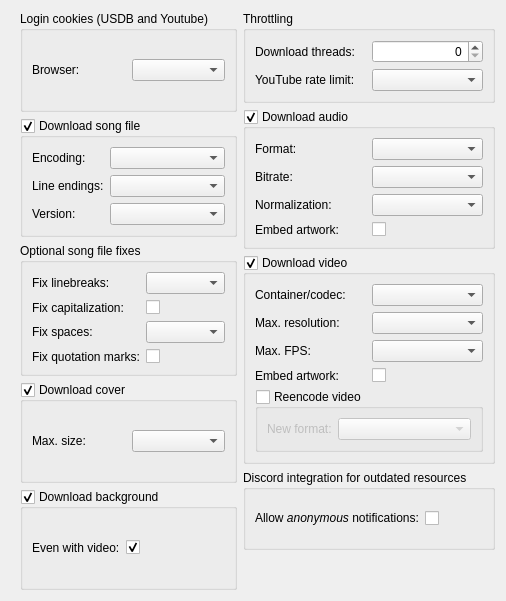
     <widget class="QWidget" name="tabDownload">
      <attribute name="title">
       <string>Download</string>
      </attribute>
      <layout class="QHBoxLayout" name="horizontalLayout" stretch="1,1">
       <property name="leftMargin">
        <number>20</number>
       </property>
       <item>
        <layout class="QVBoxLayout" name="verticalLayout" stretch="0,0,0,0,0">
         <item>
          <widget class="QGroupBox" name="groupBox_login">
           <property name="title">
            <string>Login cookies (USDB and Youtube)</string>
           </property>
           <layout class="QGridLayout" name="gridLayout_3">
            <item row="0" column="0">
             <widget class="QLabel" name="label_login_cookies">
              <property name="toolTip">
               <string/>
              </property>
              <property name="text">
               <string>Browser:</string>
              </property>
             </widget>
            </item>
            <item row="0" column="1">
             <widget class="QComboBox" name="comboBox_browser">
              <property name="sizePolicy">
               <sizepolicy hsizetype="Preferred" vsizetype="Fixed">
                <horstretch>0</horstretch>
                <verstretch>0</verstretch>
               </sizepolicy>
              </property>
              <property name="toolTip">
               <string>&lt;html&gt;&lt;head/&gt;&lt;body&gt;&lt;p&gt;Age-restricted videos require a login. Choose the browser you are logged in with, so that the respective cookie can be retrieved automatically.&lt;/p&gt;&lt;/body&gt;&lt;/html&gt;</string>
              </property>
             </widget>
            </item>
           </layout>
          </widget>
         </item>
         <item>
          <widget class="QGroupBox" name="groupBox_songfile">
           <property name="sizePolicy">
            <sizepolicy hsizetype="Preferred" vsizetype="Preferred">
             <horstretch>1</horstretch>
             <verstretch>0</verstretch>
            </sizepolicy>
           </property>
           <property name="title">
            <string>Download song file</string>
           </property>
           <property name="checkable">
            <bool>true</bool>
           </property>
           <layout class="QGridLayout" name="gridLayout_2">
            <item row="0" column="0">
             <widget class="QLabel" name="label_song_file_encoding">
              <property name="toolTip">
               <string/>
              </property>
              <property name="text">
               <string>Encoding:</string>
              </property>
             </widget>
            </item>
            <item row="1" column="0">
             <widget class="QLabel" name="label_song_file_line_endings">
              <property name="text">
               <string>Line endings:</string>
              </property>
             </widget>
            </item>
            <item row="0" column="1">
             <widget class="QComboBox" name="comboBox_encoding">
              <property name="sizePolicy">
               <sizepolicy hsizetype="Preferred" vsizetype="Fixed">
                <horstretch>1</horstretch>
                <verstretch>0</verstretch>
               </sizepolicy>
              </property>
              <property name="toolTip">
               <string>&lt;html&gt;&lt;head/&gt;&lt;body&gt;&lt;p&gt;Choose UTF-8 for USDX, US Play, US Worldparty and Performous.&lt;/p&gt;&lt;p&gt;Choose UTF-8 BOM for Vocaluxe (Byte Order Mark may cause trouble in some text editors).&lt;/p&gt;&lt;p&gt;Choose CP1252 for USDX (pre 1.1) and USDX CMD. &lt;/p&gt;&lt;/body&gt;&lt;/html&gt;</string>
              </property>
             </widget>
            </item>
            <item row="1" column="1">
             <widget class="QComboBox" name="comboBox_line_endings">
              <property name="sizePolicy">
               <sizepolicy hsizetype="Preferred" vsizetype="Fixed">
                <horstretch>1</horstretch>
                <verstretch>0</verstretch>
               </sizepolicy>
              </property>
              <property name="toolTip">
               <string>&lt;html&gt;&lt;head/&gt;&lt;body&gt;&lt;p&gt;USDX and variants can handle both line ending types, but if you want to edit the song file manually, your editor of choice may require a certain line ending. UNIX users (MacOS, Linux) should generally use LF (line feed). On Windows, some text editors may require CRLF (carriage return, line feed). USDB currently requires CRLF line endings.&lt;/p&gt;&lt;/body&gt;&lt;/html&gt;</string>
              </property>
             </widget>
            </item>
            <item row="2" column="0">
             <widget class="QLabel" name="label_song_file_format_version">
              <property name="text">
               <string>Version:</string>
              </property>
             </widget>
            </item>
            <item row="2" column="1">
             <widget class="QComboBox" name="comboBox_format_version">
              <property name="toolTip">
               <string>&lt;html&gt;&lt;head/&gt;&lt;body&gt;&lt;p&gt;&lt;span style=&quot; font-weight:700;&quot;&gt;V1.0.0&lt;/span&gt;&lt;/p&gt;&lt;p&gt;Choose this version for highest compatibility. This uses #MP3 to specifiy the audio file.&lt;/p&gt;&lt;p&gt;&lt;span style=&quot; font-weight:700;&quot;&gt;V1.1.0&lt;/span&gt;&lt;/p&gt;&lt;p&gt;This version switches from #MP3 to #AUDIO to underline that other audio formats than mp3 are supported. For compatibility, the Syncer adds both #MP3 and #AUDIO to the text file, which should cause no issues when loading the song.&lt;/p&gt;&lt;p&gt;&lt;span style=&quot; font-weight:700;&quot;&gt;V1.2.0&lt;/span&gt;&lt;/p&gt;&lt;p&gt;This version introduces new tags #AUDIOURL, #COVERURL, #BACKGROUNDURL and #VIDEOURL to specify URLs for the respective sources. The syncer will fill these tags with the contents of the respective metatags, if available.&lt;/p&gt;&lt;/body&gt;&lt;/html&gt;</string>
              </property>
             </widget>
            </item>
           </layout>
          </widget>
         </item>
         <item>
          <widget class="QGroupBox" name="groupBox_fixes">
           <property name="title">
            <string>Optional song file fixes</string>
           </property>
           <layout class="QGridLayout" name="gridLayout_9">
            <item row="0" column="0">
             <widget class="QLabel" name="label_song_file_fix_linebreaks">
              <property name="text">
               <string>Fix linebreaks:</string>
              </property>
             </widget>
            </item>
            <item row="0" column="1">
             <widget class="QComboBox" name="comboBox_fix_linebreaks">
              <property name="toolTip">
               <string>&lt;html&gt;&lt;head/&gt;&lt;body&gt;&lt;p&gt;If this setting is enabled, the linebreak timings will be recalculated, either according to USDX or to YASS rules.&lt;/p&gt;&lt;/body&gt;&lt;/html&gt;</string>
              </property>
             </widget>
            </item>
            <item row="1" column="0">
             <widget class="QLabel" name="label_song_file_fix_first_words_capitalization">
              <property name="text">
               <string>Fix capitalization:</string>
              </property>
             </widget>
            </item>
            <item row="1" column="1">
             <widget class="QCheckBox" name="checkBox_fix_first_words_capitalization">
              <property name="text">
               <string/>
              </property>
             </widget>
            </item>
            <item row="2" column="0">
             <widget class="QLabel" name="label_song_file_fix_spaces">
              <property name="text">
               <string>Fix spaces:</string>
              </property>
             </widget>
            </item>
            <item row="2" column="1">
             <widget class="QComboBox" name="comboBox_fix_spaces">
              <property name="toolTip">
               <string>&lt;html&gt;&lt;head/&gt;&lt;body&gt;&lt;p&gt;If this setting is enabled, all inter-word spaces will be shifted to either after or before a word.&lt;/p&gt;&lt;/body&gt;&lt;/html&gt;</string>
              </property>
             </widget>
            </item>
            <item row="3" column="0">
             <widget class="QLabel" name="label_song_file_fix_quotation_marks">
              <property name="text">
               <string>Fix quotation marks:</string>
              </property>
             </widget>
            </item>
            <item row="3" column="1">
             <widget class="QCheckBox" name="checkBox_fix_quotation_marks">
              <property name="text">
               <string/>
              </property>
             </widget>
            </item>
           </layout>
          </widget>
         </item>
         <item>
          <widget class="QGroupBox" name="groupBox_cover">
           <property name="sizePolicy">
            <sizepolicy hsizetype="Preferred" vsizetype="Preferred">
             <horstretch>1</horstretch>
             <verstretch>0</verstretch>
            </sizepolicy>
           </property>
           <property name="title">
            <string>Download cover</string>
           </property>
           <property name="checkable">
            <bool>true</bool>
           </property>
           <layout class="QGridLayout" name="gridLayout_4">
            <item row="0" column="0">
             <widget class="QLabel" name="label_cover_max_size">
              <property name="text">
               <string>Max. size:</string>
              </property>
             </widget>
            </item>
            <item row="0" column="1">
             <widget class="QComboBox" name="comboBox_cover_max_size">
              <property name="toolTip">
               <string>&lt;html&gt;&lt;head/&gt;&lt;body&gt;&lt;p&gt;Images larger than this will be scaled to the set value.&lt;/p&gt;&lt;p&gt;Some karaoke software variants may have problems displaying covers larger than 1920x1920 pixels.&lt;/p&gt;&lt;/body&gt;&lt;/html&gt;</string>
              </property>
             </widget>
            </item>
           </layout>
          </widget>
         </item>
         <item>
          <widget class="QGroupBox" name="groupBox_background">
           <property name="sizePolicy">
            <sizepolicy hsizetype="Preferred" vsizetype="Preferred">
             <horstretch>1</horstretch>
             <verstretch>0</verstretch>
            </sizepolicy>
           </property>
           <property name="title">
            <string>Download background</string>
           </property>
           <property name="checkable">
            <bool>true</bool>
           </property>
           <layout class="QGridLayout" name="gridLayout_8">
            <item row="0" column="1">
             <widget class="QCheckBox" name="checkBox_background_always">
              <property name="sizePolicy">
               <sizepolicy hsizetype="Minimum" vsizetype="Fixed">
                <horstretch>1</horstretch>
                <verstretch>0</verstretch>
               </sizepolicy>
              </property>
              <property name="toolTip">
               <string>&lt;html&gt;&lt;head/&gt;&lt;body&gt;&lt;p&gt;If checked, background images will be downloaded even if there is a video for the song as well.&lt;/p&gt;&lt;/body&gt;&lt;/html&gt;</string>
              </property>
              <property name="text">
               <string/>
              </property>
              <property name="checked">
               <bool>true</bool>
              </property>
             </widget>
            </item>
            <item row="0" column="0">
             <widget class="QLabel" name="label_background_always">
              <property name="text">
               <string>Even with video:</string>
              </property>
             </widget>
            </item>
           </layout>
          </widget>
         </item>
        </layout>
       </item>
       <item>
        <layout class="QVBoxLayout" name="verticalLayout_2">
         <item>
          <widget class="QGroupBox" name="groupBox_2">
           <property name="title">
            <string>Throttling</string>
           </property>
           <layout class="QGridLayout" name="gridLayout_10">
            <item row="1" column="0">
             <widget class="QLabel" name="label_ytdlp_rate_limit">
              <property name="text">
               <string>YouTube rate limit:</string>
              </property>
             </widget>
            </item>
            <item row="1" column="1">
             <widget class="QComboBox" name="comboBox_ytdlp_rate_limit">
              <property name="toolTip">
               <string>Limit YouTube download bandwidth to avoid getting blocked (per thread)</string>
              </property>
             </widget>
            </item>
            <item row="0" column="0">
             <widget class="QLabel" name="label_throttling_threads">
              <property name="text">
               <string>Download threads:</string>
              </property>
             </widget>
            </item>
            <item row="0" column="1">
             <widget class="QSpinBox" name="spinBox_throttling_threads">
              <property name="toolTip">
               <string>&lt;html&gt;&lt;head/&gt;&lt;body&gt;&lt;p&gt;0: use default (number of cores)&lt;/p&gt;&lt;p&gt;Requires restart to take effect.&lt;/p&gt;&lt;/body&gt;&lt;/html&gt;</string>
              </property>
              <property name="alignment">
               <set>Qt::AlignmentFlag::AlignRight|Qt::AlignmentFlag::AlignTrailing|Qt::AlignmentFlag::AlignVCenter</set>
              </property>
              <property name="minimum">
               <number>0</number>
              </property>
              <property name="maximum">
               <number>32</number>
              </property>
             </widget>
            </item>
           </layout>
          </widget>
         </item>
         <item>
          <widget class="QGroupBox" name="groupBox_audio">
           <property name="sizePolicy">
            <sizepolicy hsizetype="Preferred" vsizetype="Preferred">
             <horstretch>1</horstretch>
             <verstretch>0</verstretch>
            </sizepolicy>
           </property>
           <property name="title">
            <string>Download audio</string>
           </property>
           <property name="checkable">
            <bool>true</bool>
           </property>
           <layout class="QGridLayout" name="gridLayout_5">
            <item row="3" column="3">
             <widget class="QCheckBox" name="checkBox_audio_embed_artwork">
              <property name="text">
               <string/>
              </property>
             </widget>
            </item>
            <item row="3" column="0">
             <widget class="QLabel" name="label_audio_embed_artwork">
              <property name="text">
               <string>Embed artwork:</string>
              </property>
             </widget>
            </item>
            <item row="1" column="0">
             <widget class="QLabel" name="label_audio_bitrate">
              <property name="text">
               <string>Bitrate:</string>
              </property>
             </widget>
            </item>
            <item row="1" column="3">
             <widget class="QComboBox" name="comboBox_audio_bitrate">
              <property name="toolTip">
               <string>&lt;html&gt;&lt;head/&gt;&lt;body&gt;&lt;p&gt;If the audio file is reencoded, the selected bitrate will be used.&lt;/p&gt;&lt;/body&gt;&lt;/html&gt;</string>
              </property>
             </widget>
            </item>
            <item row="2" column="0">
             <widget class="QLabel" name="label_audio_normalize">
              <property name="text">
               <string>Normalization:</string>
              </property>
             </widget>
            </item>
            <item row="0" column="0">
             <widget class="QLabel" name="label_audio_format">
              <property name="text">
               <string>Format:</string>
              </property>
             </widget>
            </item>
            <item row="0" column="3">
             <widget class="QComboBox" name="comboBox_audio_format">
              <property name="sizePolicy">
               <sizepolicy hsizetype="Preferred" vsizetype="Fixed">
                <horstretch>0</horstretch>
                <verstretch>0</verstretch>
               </sizepolicy>
              </property>
              <property name="toolTip">
               <string>&lt;html&gt;&lt;head/&gt;&lt;body&gt;&lt;p&gt;&lt;span style=&quot; font-weight:700;&quot;&gt;M4A:&lt;/span&gt; Best quality and speed. Compatible with UltraStar Deluxe, Vocaluxe, Performous and UltraStar World Party.&lt;/p&gt;&lt;p&gt;&lt;span style=&quot; font-weight:700;&quot;&gt;MP3: &lt;/span&gt;Worst quality and speed. Full compatibility.&lt;/p&gt;&lt;/body&gt;&lt;/html&gt;</string>
              </property>
             </widget>
            </item>
            <item row="2" column="3">
             <widget class="QComboBox" name="comboBox_audio_normalization">
              <property name="toolTip">
               <string>&lt;html&gt;&lt;head/&gt;&lt;body&gt;&lt;p&gt;It is recommended to adjust the volume of your audio files so that they all have the same level of perceived loudness.&lt;/p&gt;&lt;p&gt;If you use a recent version of USDX (2025.4.0 or newer), then choose &lt;span style=&quot; font-weight:700;&quot;&gt;ReplayGain&lt;/span&gt;, as this does not reencode the file but instead writes the normalization information into the audio header. You have to enable ReplayGain in USDX sound settings for this take effect.&lt;/p&gt;&lt;p&gt;For karaoke softwares that do not (yet) support replay gain, choose &lt;span style=&quot; font-weight:700;&quot;&gt;Normalize&lt;/span&gt;. This will adjust the loudness by re-encoding the file.&lt;/p&gt;&lt;p&gt;To skip normalization, choose &lt;span style=&quot; font-weight:700;&quot;&gt;disabled&lt;/span&gt;. This saves time, but resulting audio files will have different loudness levels.&lt;/p&gt;&lt;/body&gt;&lt;/html&gt;</string>
              </property>
             </widget>
            </item>
           </layout>
          </widget>
         </item>
         <item>
          <widget class="QGroupBox" name="groupBox_video">
           <property name="sizePolicy">
            <sizepolicy hsizetype="Preferred" vsizetype="Preferred">
             <horstretch>1</horstretch>
             <verstretch>0</verstretch>
            </sizepolicy>
           </property>
           <property name="title">
            <string>Download video</string>
           </property>
           <property name="checkable">
            <bool>true</bool>
           </property>
           <layout class="QGridLayout" name="gridLayout_6">
            <item row="4" column="0" colspan="2">
             <widget class="QGroupBox" name="groupBox_reencode_video">
              <property name="sizePolicy">
               <sizepolicy hsizetype="Preferred" vsizetype="Preferred">
                <horstretch>1</horstretch>
                <verstretch>0</verstretch>
               </sizepolicy>
              </property>
              <property name="toolTip">
               <string/>
              </property>
              <property name="title">
               <string>Reencode video</string>
              </property>
              <property name="checkable">
               <bool>true</bool>
              </property>
              <property name="checked">
               <bool>false</bool>
              </property>
              <layout class="QGridLayout" name="gridLayout_7">
               <item row="0" column="0">
                <widget class="QLabel" name="label_18">
                 <property name="text">
                  <string>New format:</string>
                 </property>
                </widget>
               </item>
               <item row="0" column="1">
                <widget class="QComboBox" name="comboBox_videoencoder">
                 <property name="sizePolicy">
                  <sizepolicy hsizetype="Preferred" vsizetype="Fixed">
                   <horstretch>1</horstretch>
                   <verstretch>0</verstretch>
                  </sizepolicy>
                 </property>
                 <property name="toolTip">
                  <string/>
                 </property>
                </widget>
               </item>
              </layout>
             </widget>
            </item>
            <item row="2" column="1">
             <widget class="QComboBox" name="comboBox_fps">
              <property name="sizePolicy">
               <sizepolicy hsizetype="Preferred" vsizetype="Fixed">
                <horstretch>1</horstretch>
                <verstretch>0</verstretch>
               </sizepolicy>
              </property>
              <property name="toolTip">
               <string>Maximum frames per second. Lower values reduce file size.</string>
              </property>
             </widget>
            </item>
            <item row="3" column="1">
             <widget class="QCheckBox" name="checkBox_video_embed_artwork">
              <property name="text">
               <string/>
              </property>
             </widget>
            </item>
            <item row="0" column="0">
             <widget class="QLabel" name="label_video_container">
              <property name="text">
               <string>Container/codec:</string>
              </property>
             </widget>
            </item>
            <item row="0" column="1">
             <widget class="QComboBox" name="comboBox_videocontainer">
              <property name="sizePolicy">
               <sizepolicy hsizetype="Preferred" vsizetype="Fixed">
                <horstretch>1</horstretch>
                <verstretch>0</verstretch>
               </sizepolicy>
              </property>
              <property name="toolTip">
               <string>&lt;html&gt;&lt;head/&gt;&lt;body&gt;&lt;p&gt;For &lt;span style=&quot; font-weight:700;&quot;&gt;UltraStar deluxe&lt;/span&gt;, &lt;span style=&quot; font-weight:700;&quot;&gt;Performous&lt;/span&gt;, &lt;span style=&quot; font-weight:700;&quot;&gt;Vocaluxe&lt;/span&gt; or other ffmpeg-based karaoke softwares, choose &amp;quot;Best available container/codec&amp;quot; or &amp;quot;mp4 (best available codec)&amp;quot; if you prefer to have an mp4 container.&lt;/p&gt;&lt;p&gt;For &lt;span style=&quot; font-weight:700;&quot;&gt;UltraStar CMD&lt;/span&gt; (Windows), &lt;span style=&quot; font-weight:700;&quot;&gt;Melody Mania&lt;/span&gt; (Windows) and low-power computers, choose &amp;quot;mp4 (AVC/H.264).&lt;/p&gt;&lt;p&gt;Otherwise, select a container/codec option that your software supports.&lt;/p&gt;&lt;p&gt;If the selected container/format option is not available for a given song, the syncer will try to at least get the requested container, and if that is not available either, it will fallback to the best available container/codec.&lt;/p&gt;&lt;/body&gt;&lt;/html&gt;</string>
              </property>
             </widget>
            </item>
            <item row="2" column="0">
             <widget class="QLabel" name="label_video_max_fps">
              <property name="text">
               <string>Max. FPS:</string>
              </property>
             </widget>
            </item>
            <item row="3" column="0">
             <widget class="QLabel" name="label_video_embed_artwork">
              <property name="text">
               <string>Embed artwork:</string>
              </property>
             </widget>
            </item>
            <item row="1" column="0">
             <widget class="QLabel" name="label_video_max_resolution">
              <property name="text">
               <string>Max. resolution:</string>
              </property>
             </widget>
            </item>
            <item row="1" column="1">
             <widget class="QComboBox" name="comboBox_videoresolution">
              <property name="sizePolicy">
               <sizepolicy hsizetype="Preferred" vsizetype="Fixed">
                <horstretch>1</horstretch>
                <verstretch>0</verstretch>
               </sizepolicy>
              </property>
              <property name="toolTip">
               <string>Maximum video height. Lower values reduce file size.</string>
              </property>
             </widget>
            </item>
           </layout>
          </widget>
         </item>
         <item>
          <widget class="QGroupBox" name="groupBox_3">
           <property name="minimumSize">
            <size>
             <width>0</width>
             <height>80</height>
            </size>
           </property>
           <property name="title">
            <string>Discord integration for outdated resources</string>
           </property>
           <layout class="QGridLayout" name="gridLayout_11">
            <item row="0" column="0">
             <widget class="QLabel" name="label_discord">
              <property name="text">
               <string>&lt;html&gt;&lt;head/&gt;&lt;body&gt;&lt;p&gt;Allow &lt;span style=&quot; font-style:italic;&quot;&gt;anonymous&lt;/span&gt; notifications:&lt;/p&gt;&lt;/body&gt;&lt;/html&gt;</string>
              </property>
             </widget>
            </item>
            <item row="0" column="1">
             <widget class="QCheckBox" name="checkBox_discord_allowed">
              <property name="toolTip">
               <string>&lt;html&gt;&lt;head/&gt;&lt;body&gt;&lt;p&gt;Enabling this will allow reporting unavailable resource – &lt;span style=&quot; font-weight:700;&quot;&gt;entirely anonymously&lt;/span&gt; – to our Karaoke Discord channel so that they can be fixed quickly. Please enable this to contribute to the community.&lt;/p&gt;&lt;/body&gt;&lt;/html&gt;</string>
              </property>
              <property name="text">
               <string/>
              </property>
             </widget>
            </item>
           </layout>
          </widget>
         </item>
         <item>
          <spacer name="verticalSpacer">
           <property name="orientation">
            <enum>Qt::Orientation::Vertical</enum>
           </property>
           <property name="sizeHint" stdset="0">
            <size>
             <width>20</width>
             <height>40</height>
            </size>
           </property>
          </spacer>
         </item>
        </layout>
       </item>
      </layout>
     </widget>
